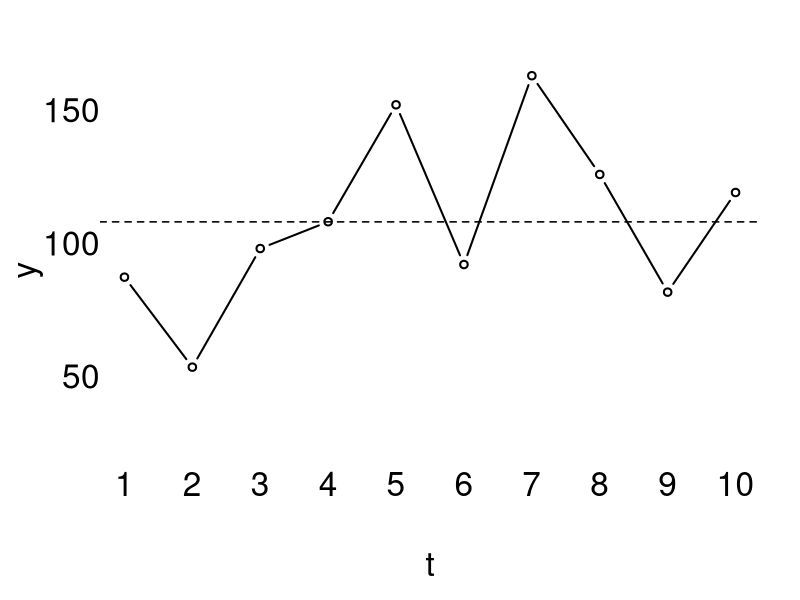

The R script that drew this image:
## Mean reversion
set.seed(2018);x<-rnorm(10,100,30)
par(mar=c(5,5,2,2),las=1,bty='n',cex.lab=2,cex.axis=2)
plot(x,type='b',ylim=c(10,170),lwd=2,axes=FALSE,xlab='t',ylab='y')
abline(h=mean(x),lty=2,lwd=1.5)
axis(1,tick=FALSE,line=-2,at=seq(1,10,1),label=seq(1,10,1))
axis(2,tick=FALSE,line=-1)

## FIN